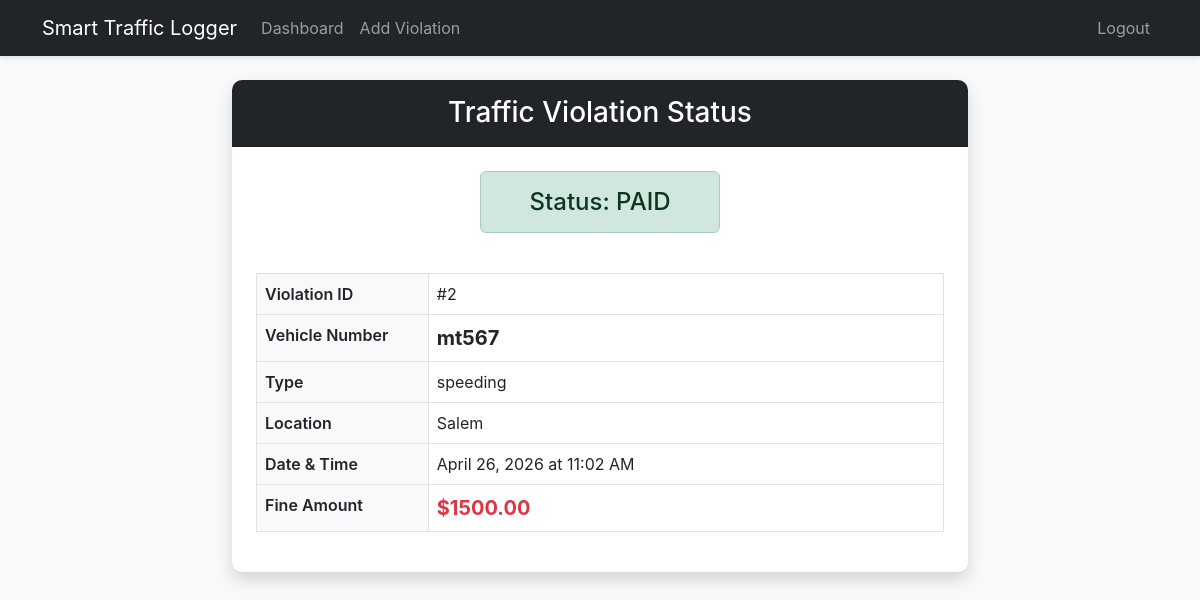
The app's page /violation/2 (signed in) with its own data.
### app/models.py (models this page shows, shortened)
class Violation(db.Model):
    id = db.Column(db.Integer, primary_key=True)
    vehicle_number = db.Column(db.String(20), index=True, nullable=False)
    violation_type = db.Column(db.String(100), nullable=False)
    location = db.Column(db.String(150), nullable=False)
    date = db.Column(db.DateTime, index=True, default=datetime.utcnow, nullable=False)
    fine_amount = db.Column(db.Float, nullable=False)
    status = db.Column(db.String(20), index=True, default='Unpaid', nullable=False) # Paid or Unpaid
    qr_code_path = db.Column(db.String(255), nullable=True)

### app/routes/main.py (the view)
@main_bp.route('/violation/<int:id>')
def public_status(id):
    violation = Violation.query.get_or_404(id)
    return render_template('main/public_status.html', title='Violation Status', violation=violation)

### app/models.py (called while the page is built)
@login_manager.user_loader
def load_user(id):
    return User.query.get(int(id))

### app/templates/main/public_status.html (shortened to what this page needs)
{% extends "base.html" %}
{% block content %}
<div class="row justify-content-center">
    <div class="col-md-8">
        <div class="card shadow">
            <div class="card-header bg-dark text-white text-center py-3">
                <h3 class="mb-0">Traffic Violation Status</h3>
            </div>
            <div class="card-body p-4">
                <div class="row mb-4 text-center">
                    <div class="col-12">
                        {% if violation.status == 'Paid' %}
                        <div class="alert alert-success d-inline-block px-5">
                            <h4 class="mb-0">Status: PAID</h4>
                        </div>
                        {% else %}
                        <div class="alert alert-danger d-inline-block px-5">
                            <h4 class="mb-0">Status: UNPAID</h4>
                        </div>
                        {% endif %}
                    </div>
                </div>
                <table class="table table-bordered">
                    <tbody>
                        <tr>
                            <th class="w-25 bg-light">Violation ID</th>
                            <td>#{{ violation.id }}</td>
                        </tr>
                        <tr>
                            <th class="bg-light">Vehicle Number</th>
                            <td><strong class="fs-5">{{ violation.vehicle_number }}</strong></td>
                        </tr>
                        <tr>
                            <th class="bg-light">Type</th>
                            <td>{{ violation.violation_type }}</td>
                        </tr>
                        <tr>
                            <th class="bg-light">Location</th>
                            <td>{{ violation.location }}</td>
                        </tr>
                        <tr>
                            <th class="bg-light">Date & Time</th>
                            <td>{{ violation.date.strftime('%B %d, %Y at %I:%M %p') }}</td>
                        </tr>
                        <tr>
                            <th class="bg-light">Fine Amount</th>
                            <td class="fs-5 text-danger fw-bold">${{ "%.2f"|format(violation.fine_amount) }}</td>
                        </tr>
                    </tbody>
                </table>
            </div>
        </div>
    </div>
</div>
{% endblock %}

### app/static/css/style.css (style rules this page uses)
body { background-color: #f8f9fa; font-family: 'Inter', -apple-system, BlinkMacSystemFont, "Segoe UI", Roboto, "Helvetica Neue", Arial, sans-serif; }
.card { border: none; border-radius: 10px; }
.card-header { border-radius: 10px 10px 0 0 !important; }
.table th { font-weight: 600; }

### records on screen
Violation: id "2", vehicle_number "mt567", violation_type "speeding", location "Salem", date "April 26, 2026 at 11:02 AM", fine_amount "1500.00"
